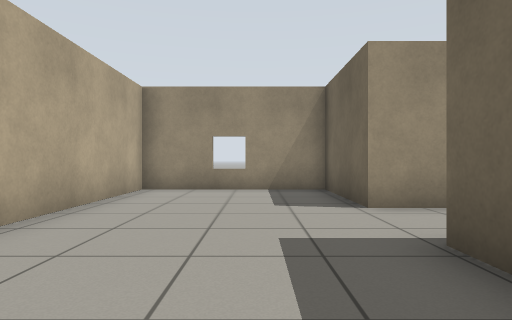
[1] (above)

20 first-person views from a walk through a robot-simulator world made for Gazebo. The camera is 0.72 m above the floor, looks level and sees 75° across. The floor is counted in squares, 1 m on a side. Each view is taken from the middle of a square. On the plan, view 1 faces up. The plan holds only what a view shows up to about 10 squares ahead; the rest is blank. Simple shapes stand in for some stock models.

[2]
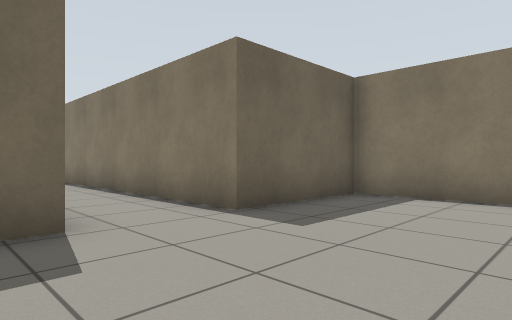

[3]
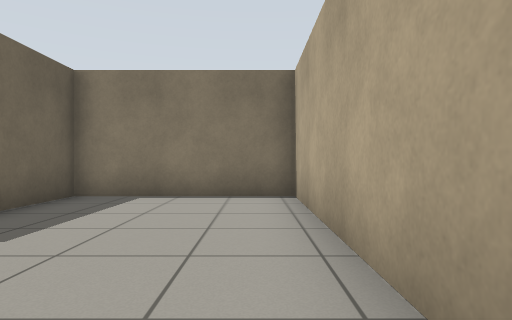

[4]
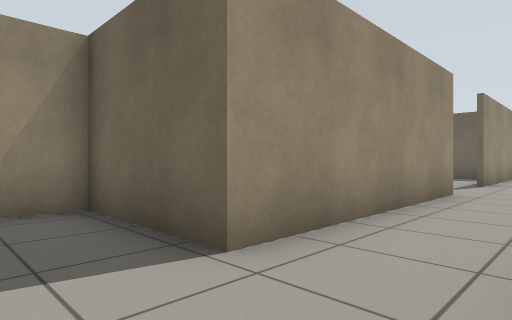

[5]
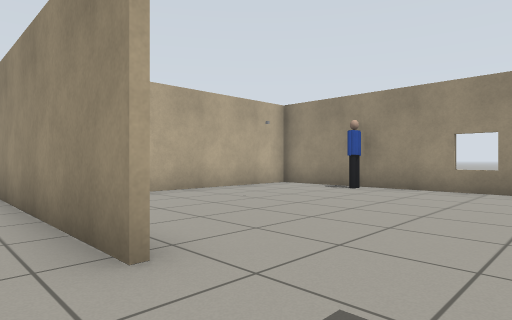

[6]
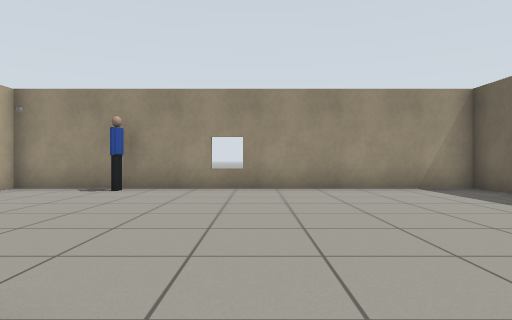

[7]
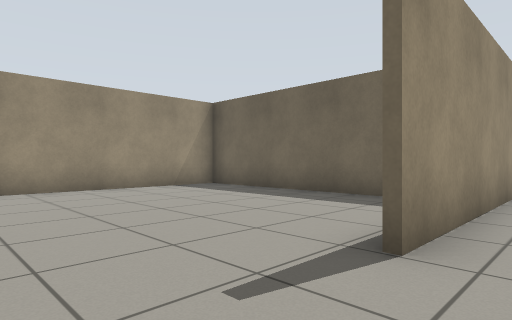

[8]
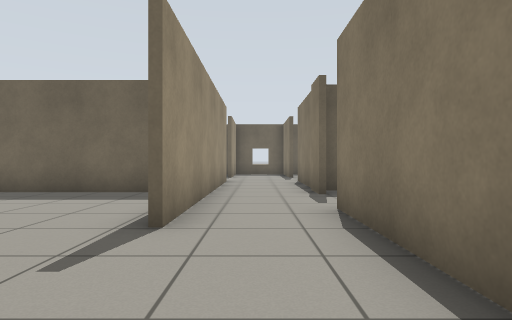

[9]
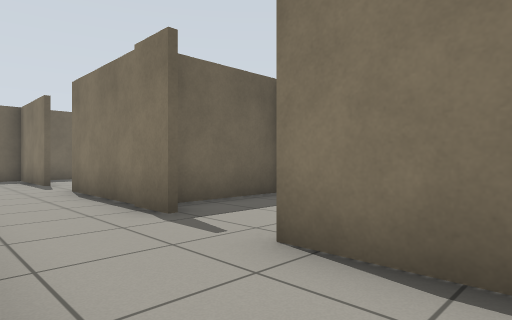

[10]
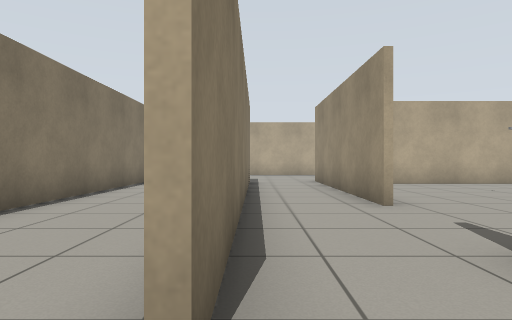

[11]
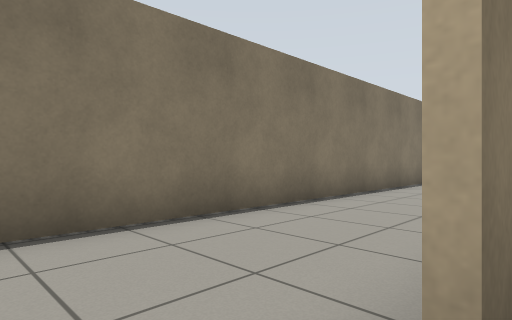

[12]
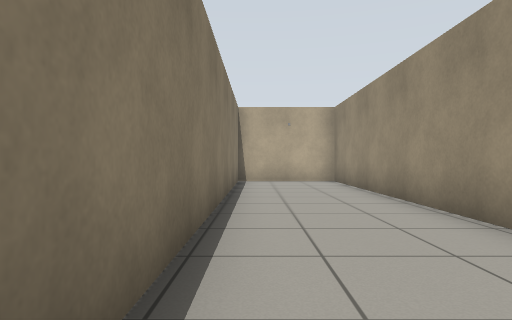

[13]
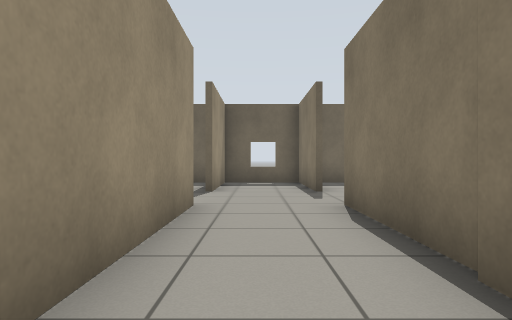

[14]
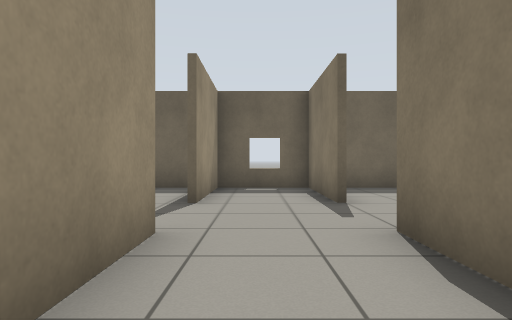

[15]
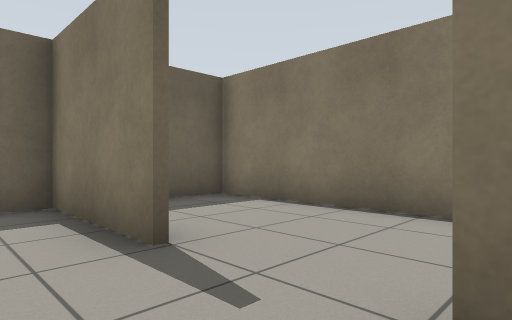

[16]
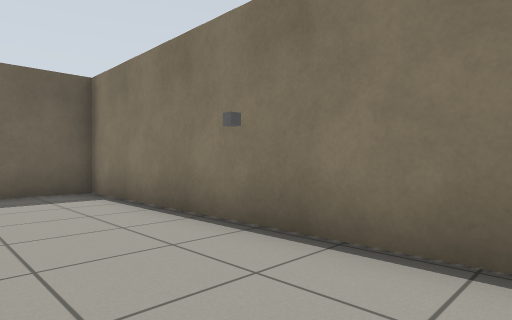

[17]
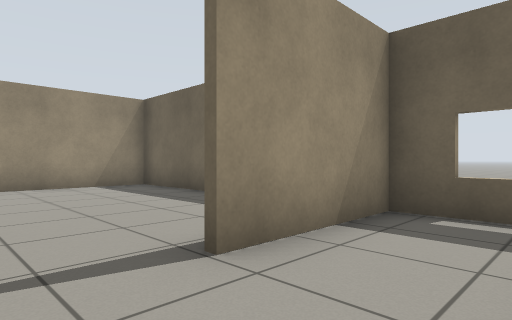

[18]
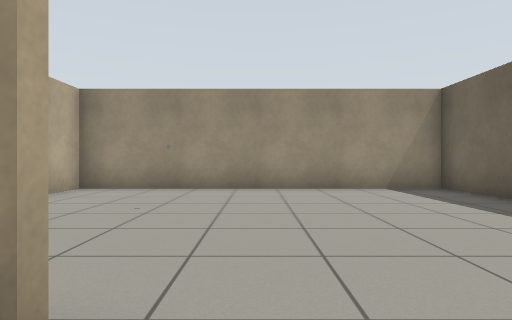

[19]
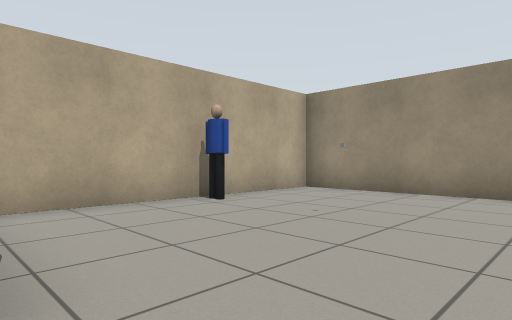

[20]
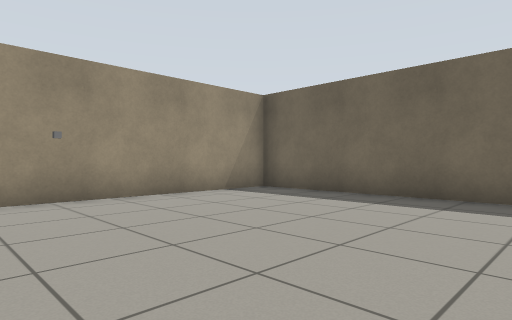

### Floor plan
Points are (right, up) in squares from view 1. A wall is a line through its corners. A room is listed if a view was taken in it or the views show most of it. See-through windows are left out.
Room 1 (views 1, 2, 3, 4, 8)
walls: (7.9, 5) (1.7, 5) (1.7, 8.1) (-2.8, 8.1) (-2.8, -0.6) (1.7, -0.6) (1.7, 2.8) (7.6, 2.8)
ways out: opening at (8, 4) to room 2
Room 2 (views 5, 6, 7, 9)
walls: (11.5, 5) (10.5, 5); (5.4, 12.3) (2.9, 12.3) (2.9, 7.6); (13.9, 12.3) (8, 12.3); (14.4, 6.4) (14.4, 12.4); (7.6, 2.8) (12, 2.8)
ways out: opening at (8, 4) to room 1; opening at (11, 4) to room 3
objects: person (6, 12)
Room 3 (views 10, 11, 13, 14, 15, 17, 18)
walls: (18.4, 5) (11.5, 5); (15.1, 2.6) (18.4, 2.6); (14, 2.8) (15, 2.8); (20.5, 2.6) (23.6, 2.6) (23.6, 5) (20.5, 5)
ways out: opening at (11, 4) to room 2; opening at (12.5, 3) to room 4; opening at (19.5, 3) to room 5; opening at (19.5, 5) to room 6
Room 4 (view 12)
walls: (9.6, 2.7) (3, 2.7); (2.4, -0.6) (12.6, -0.6); (14.9, -0.5) (14.9, 2.4)
ways out: opening at (12.5, 3) to room 3
Room 5 (view 16)
walls: (16.2, -0.6) (23.6, -0.6) (23.6, 1.8)
ways out: opening at (19.5, 3) to room 3
objects: grey box (17, 1)
Room 6 (views 19, 20)
walls: (14.6, 12.4) (14.6, 5.6); (23.6, 5.8) (23.6, 12.3) (13.9, 12.3)
ways out: opening at (19.5, 5) to room 3
objects: person (15, 9); other object (18, 9)

Positions as (right, up) in squares from view 1, and headings:
1: (0, 0), facing up
2: (-2, 6), facing down-right
3: (-2, 6), facing down
4: (0, 3), facing up-right
5: (10, 4), facing up-left
6: (9, 4), facing up
7: (8, 4), facing up-right
8: (7, 4), facing right
9: (10, 5), facing down-right
10: (13, 3), facing left
11: (13, 3), facing down-left
12: (13, 0), facing left
13: (13, 4), facing right
14: (15, 4), facing right
15: (18, 4), facing down-right
16: (16, 2), facing down-right
17: (19, 3), facing up-right
18: (19, 4), facing up
19: (20, 5), facing up-left
20: (17, 6), facing up-right
